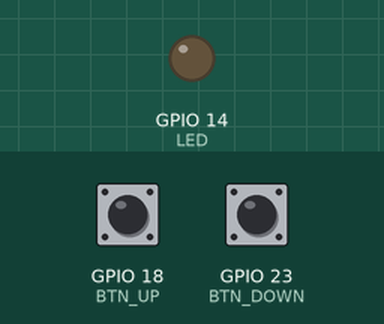
A program run on a simulated Raspberry Pi (BCM pin numbers). Parts: output pins drawn as LEDs (lit = HIGH). Inputs (shaded band) come from the test bench; at power-on: GPIO 18 (BTN_UP) LOW, GPIO 23 (BTN_DOWN) LOW.

Above: at 1.2 s.
1.3 s: GPIO 18 (BTN_UP) pulled HIGH for 1 s
At 3.4 s:
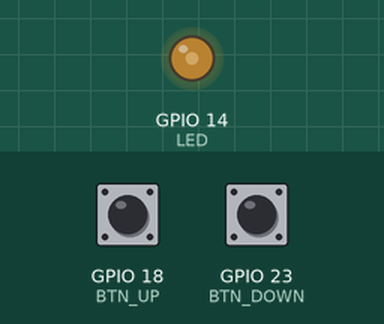
3.8 s: GPIO 18 (BTN_UP) pulled HIGH for 3.2 s
At 5.7 s:
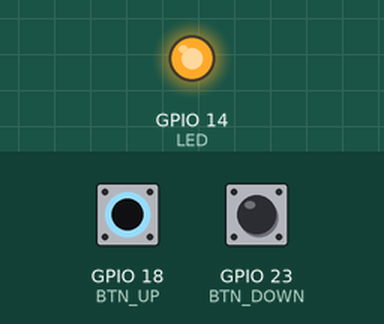
8.5 s: GPIO 23 (BTN_DOWN) pulled HIGH for 3.2 s
At 9.25 s:
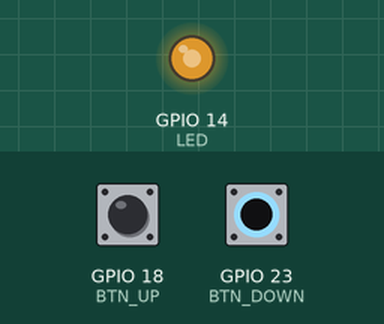
13.2 s: GPIO 18 (BTN_UP) pulled HIGH for 0.15 s
At 14.1 s:
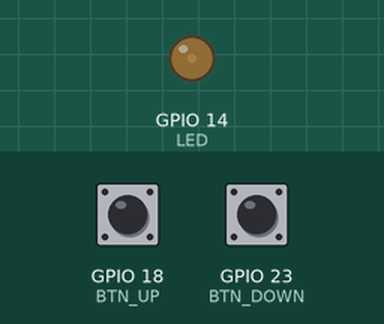
14.8 s: GPIO 23 (BTN_DOWN) pulled HIGH for 0.15 s
At 15.4 s:
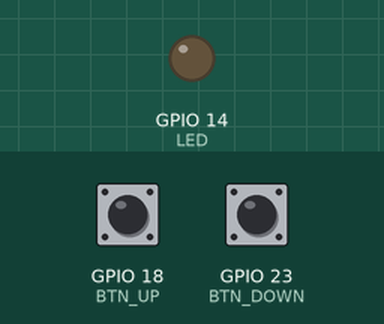
Timing chart, 0 to 17.4 s (numbered marks = the images above; inputs shaded):
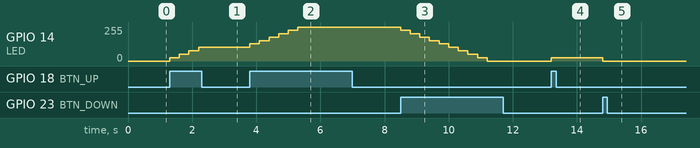

Measured:
- after the input at 1.3 s, GPIO 14 (LED): 0/255 → 26/255 at once, → 51/255 0.30 s later, → 77/255 0.30 s later, → 102/255 0.30 s later
- after the input at 3.8 s, GPIO 14 (LED): moves from 102/255 to 255/255 over 1.5 s, starting at once
- after the input at 8.5 s, GPIO 14 (LED): moves from 255/255 to 0/255 over 2.7 s, starting at once
- after the input at 13.2 s, GPIO 14 (LED): 0/255 → 26/255 at once
- after the input at 14.8 s, GPIO 14 (LED): 26/255 → 0/255 at once

The program:

dimmable_led_2buttons.py
```python
import RPi.GPIO as GPIO
import time

LED = 14
BTN_UP = 18
BTN_DOWN = 23

GPIO.setmode(GPIO.BCM)

GPIO.setup(LED, GPIO.OUT)
GPIO.setup(BTN_UP, GPIO.IN, pull_up_down=GPIO.PUD_DOWN)
GPIO.setup(BTN_DOWN, GPIO.IN, pull_up_down=GPIO.PUD_DOWN)

pwm = GPIO.PWM(LED, 100)
pwm.start(0)

duty = 0

try:
    while True:
        if GPIO.input(BTN_UP):
            duty += 10
            if duty > 100:
                duty = 100
            pwm.ChangeDutyCycle(duty)
            time.sleep(0.3)

        if GPIO.input(BTN_DOWN):
            duty -= 10
            if duty < 0:
                duty = 0
            pwm.ChangeDutyCycle(duty)
            time.sleep(0.3)
except KeyboardInterrupt:
    pwm.stop()
    GPIO.cleanup()
```
